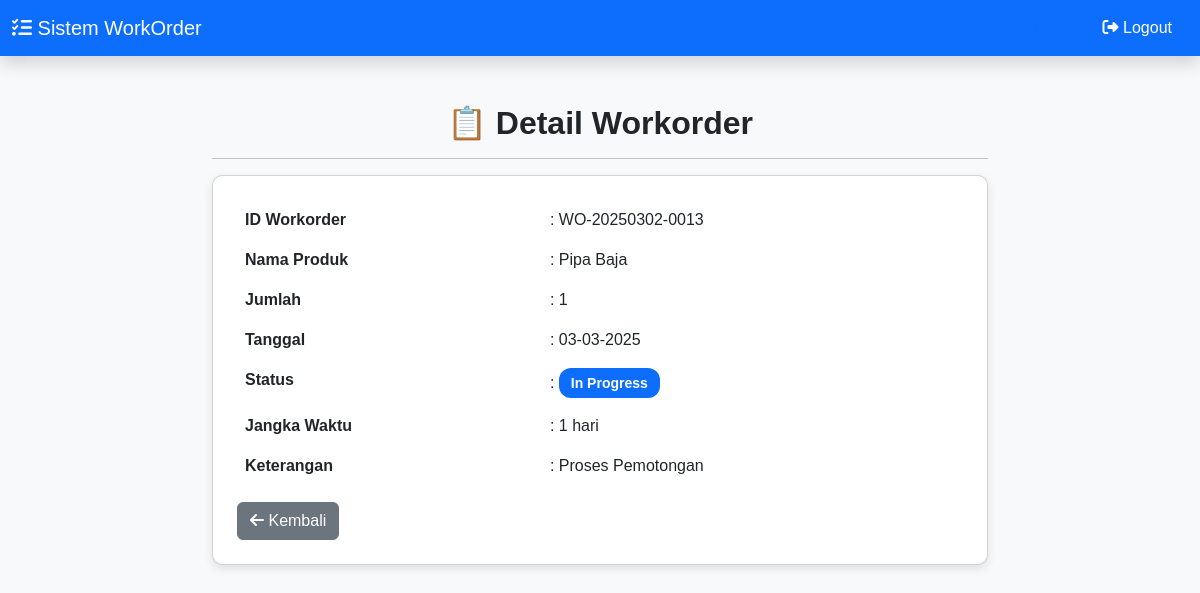
/operator/view_operator.php?id_workorder=WO-20250302-0013, run on the app's committed database.
### tables this page shows
CREATE TABLE `workorder` (
  `id_workorder` varchar(20) NOT NULL,
  `nproduk` varchar(100) NOT NULL,
  `jumlah` int(20) NOT NULL,
  `tanggal` date NOT NULL,
  `status` enum('Pending','In Progress','Completed','Canceled') NOT NULL,
  `jwaktu` varchar(20) NOT NULL,
  `keterangan` varchar(500) NOT NULL
);

### operator/view_operator.php (the view, shortened to what this page needs)
<?php
include '../koneksi.php';
?>
<!DOCTYPE html>
<html lang="id">
<head>
    <link rel="stylesheet" href="https://cdn.jsdelivr.net/npm/bootstrap@5.3.0/dist/css/bootstrap.min.css">
</head>
<body>
<nav class="navbar navbar-expand-lg navbar-dark bg-primary shadow">
    <div class="container-fluid">
        <a class="navbar-brand" href="index.php"><i class="fas fa-tasks"></i> Sistem WorkOrder</a>
        <div class="collapse navbar-collapse" id="navbarNav">
            <ul class="navbar-nav ms-auto">
                <li class="nav-item">
                    <a class="nav-link btn btn-light text-primary px-3 me-2" href="./halaman_operator.php">
                        <i class="fas fa-arrow-left"></i> Kembali
                    </a>
                </li>
                <li class="nav-item">
                    <a class="nav-link btn btn-danger text-white px-3" href="../logout.php">
                        <i class="fas fa-sign-out-alt"></i> Logout
                    </a>
                </li>
            </ul>
        </div>
    </div>
</nav>
<div class="container mt-5">
    <h2 class="text-center text-dark fw-bold">📋 Detail Workorder</h2>
    <hr>
    <div class="card p-4">
        <?php
        $id = $_GET['id_workorder'];
        $data = mysqli_query($koneksi, "SELECT * FROM workorder WHERE id_workorder='$id'");
        while ($d = mysqli_fetch_array($data)) {
            $statusColor = "";
            switch ($d['status']) {
                case "In Progress": $statusColor = "primary"; break;
            }
        ?>
        <form method="post" action="./update_manager.php">
            <table class="table table-borderless">
                <tr>
                    <td><strong>ID Workorder</strong></td>
                    <td>: <?php echo $d['id_workorder']; ?></td>
                </tr>
                <tr>
                    <td><strong>Nama Produk</strong></td>
                    <td>: <?php echo $d['nproduk']; ?></td>
                </tr>
                <tr>
                    <td><strong>Jumlah</strong></td>
                    <td>: <?php echo $d['jumlah']; ?></td>
                </tr>
                <tr>
                    <td><strong>Tanggal</strong></td>
                    <td>: <?php echo date("d-m-Y", strtotime($d['tanggal'])); ?></td>
                </tr>
                <tr>
                    <td><strong>Status</strong></td>
                    <td>: <span class="badge bg-<?php echo $statusColor; ?>"><?php echo $d['status']; ?></span></td>
                </tr>
                <tr>
                    <td><strong>Jangka Waktu</strong></td>
                    <td>: <?php echo $d['jwaktu']; ?></td>
                </tr>
                <tr>
                    <td><strong>Keterangan</strong></td>
                    <td>: <?php echo $d['keterangan']; ?></td>
                </tr>
            </table>
            <div class="d-flex justify-content-between">
                <a href="halaman_operator.php" class="btn btn-secondary">
                    <i class="fas fa-arrow-left"></i> Kembali
                </a>
            </div>
        </form>
        <?php } ?>
    </div>
</div>
</body>
</html>

### operator/view_operator.php (style rules this page uses)
body { font-family: 'Poppins', sans-serif; background-color: #f8f9fa; }
.container { max-width: 800px; }
.card { border-radius: 10px; box-shadow: 0px 4px 10px rgba(0, 0, 0, 0.1); background: #ffffff; }
.badge { font-size: 14px; padding: 8px 12px; border-radius: 12px; }

### data on the page
workorder: id_workorder "WO-20250302-0013", nproduk "Pipa Baja", jumlah "1", tanggal "03-03-2025", status "In Progress", jwaktu "1 hari", keterangan "Proses Pemotongan"
